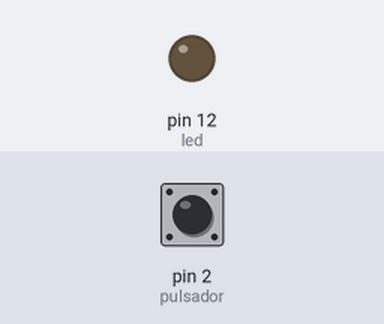
Bench run of a sketch on a simulated Arduino Uno, built with avr-gcc and run on an emulated ATmega328P. Shown: output pins drawn as LEDs (lit = HIGH). The test bench sets the inputs (shaded band); at power-on: pin 2 (pulsador) LOW.

Above: at 1.2 s.
1.3 s: pin 2 (pulsador) pulled HIGH for 3.2 s
At 2.0 s:
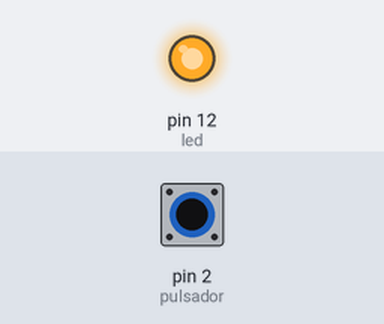
6.8 s: pin 2 (pulsador) pulled HIGH for 0.15 s
At 9.6 s:
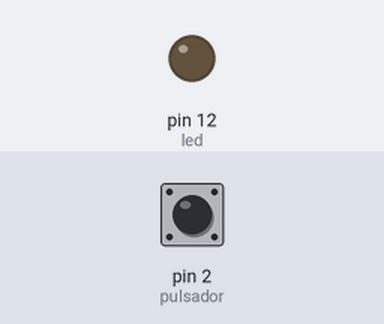
9.9 s: pin 2 (pulsador) pulled HIGH for 1 s
At 10.9 s:
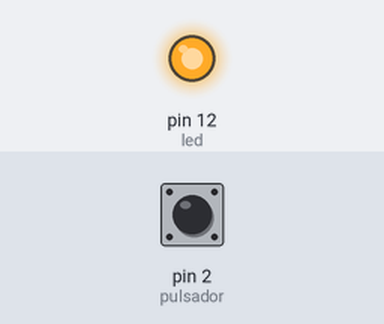
Timing chart, 0 to 13.4 s (numbered marks = the images above; inputs shaded):
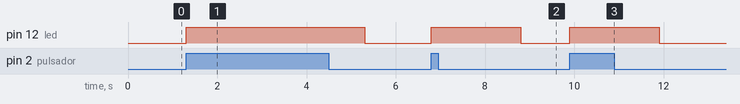

The sketch:

velador_automatico.ino
```cpp
int pulsador=2; //declaramos pin 2 como pulsador
int led=12; //declaramos pin 12 como led
int temp=2000; //declaramos la variable de tiempo de espera del led

void setup() {
  pinMode(pulsador,INPUT); //declaramos pulsador com
  pinMode(led,OUTPUT); //declaramos led como salida
}

void loop() {
  if (digitalRead(pulsador)==1){ //si el pulsador se activa
    digitalWrite(led,HIGH); //se energiza la salida led
    delay(temp); //aguardamos 2 segundos
    digitalWrite(led,LOW); //apagamos el led
  }
}
```

Measured:
- after the input at 1.3 s, pin 12 (led): LOW → HIGH at once, → LOW 4.0 s later
- after the input at 6.8 s, pin 12 (led): LOW → HIGH at once, → LOW 2.0 s later
- after the input at 9.9 s, pin 12 (led): LOW → HIGH at once, → LOW 2.0 s later
